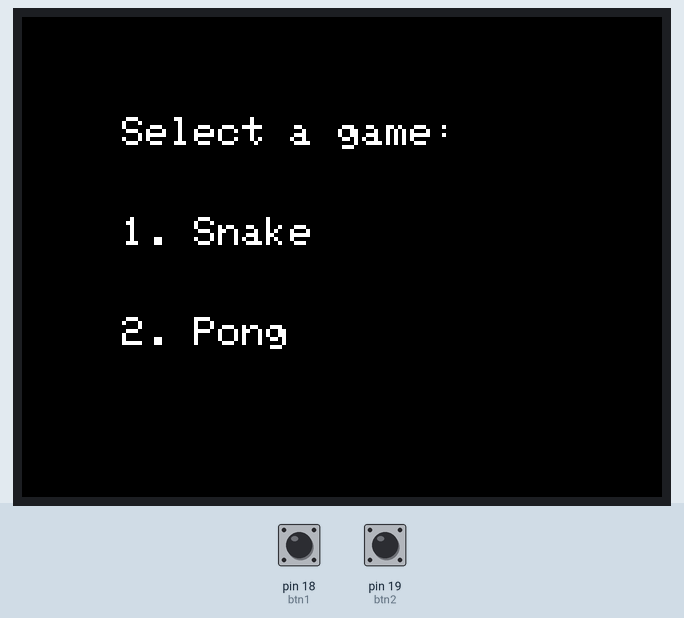
The sketch below on a simulated Arduino Mega 2560, built with avr-gcc and run on an emulated ATmega2560. Shown: 320×240 colour display. The test bench sets the inputs (shaded band); at power-on: pin 18 (btn1) LOW, pin 19 (btn2) LOW. Random numbers use the default seed unless the sketch sets one.

Above: at 5.0 s.
5.1 s: pin 18 (btn1) pulled HIGH for 0.15 s
5.8 s: pin 19 (btn2) pulled HIGH for 0.15 s
6.5 s: pin 18 (btn1) pulled HIGH for 1 s
8.1 s: pin 19 (btn2) pulled HIGH for 1 s
At 11.0 s:
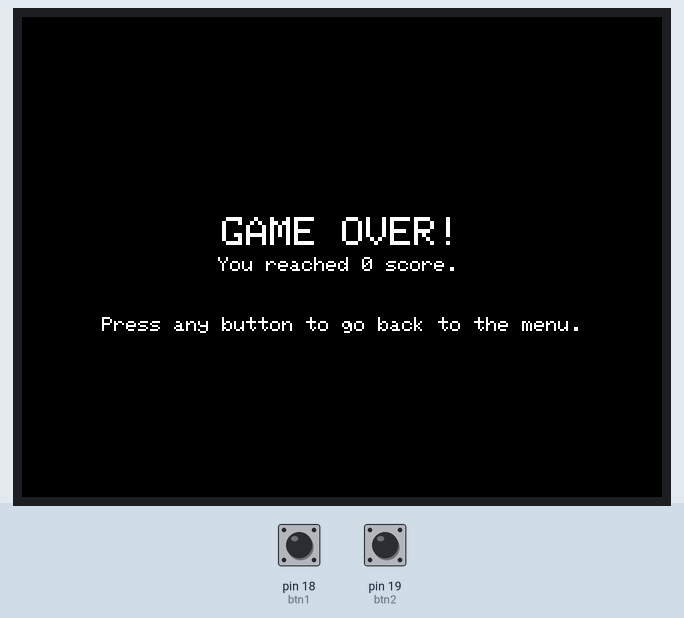
11.3 s: pin 18 (btn1) pulled HIGH for 0.15 s
13.8 s: pin 19 (btn2) pulled HIGH for 0.15 s
At 15.4 s:
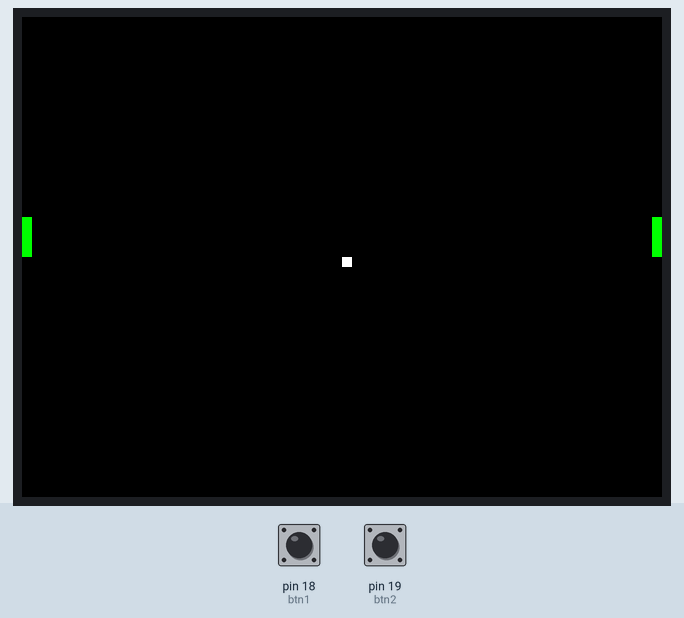
At 28.9 s:
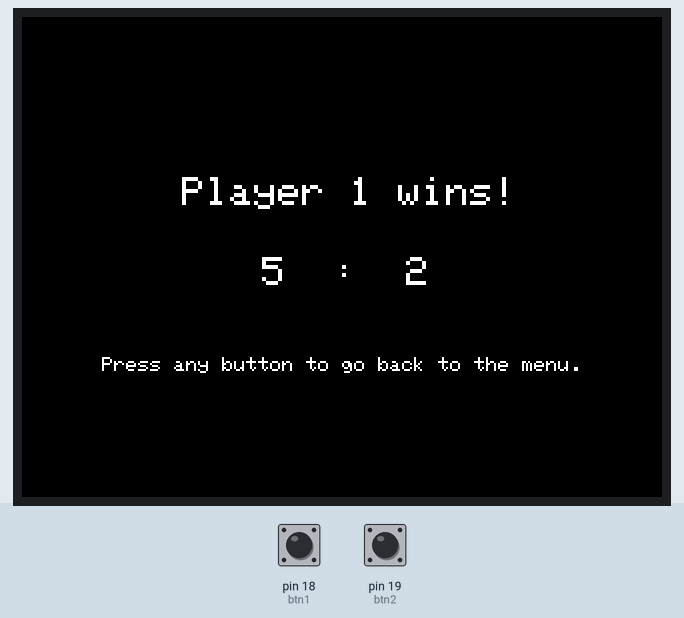
Timing chart, 0 to 29.2 s (numbered marks = the images above; inputs shaded):
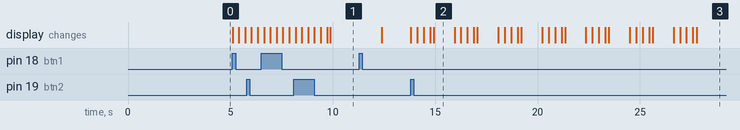

The sketch:

ZavProj.ino
```cpp
#include "SPI.h"
#include "Adafruit_GFX.h"
#include "Adafruit_ILI9341.h"

#define TFT_DC 48
#define TFT_CS 46
#define TFT_MOSI 49
#define TFT_CLK 50
#define TFT_RST 47
#define TFT_MISO 51
const int btn1 = 18;
const int btn2 = 19;
const int screenWidth = 320;
const int screenHeight = 240;
volatile int btn1state = 0;
volatile int btn2state = 0;
unsigned long lastDebounceTimeBtn1 = 0;
unsigned long lastDebounceTimeBtn2 = 0;
unsigned long debounceDelay = 200;
int snakeScore = 0;
int player1Score = 0;
int player2Score = 0;

Adafruit_ILI9341 TFT = Adafruit_ILI9341(TFT_CS, TFT_DC, TFT_MOSI, TFT_CLK, TFT_RST, TFT_MISO);


void button1_ISR() {
  if (millis() - lastDebounceTimeBtn1 > debounceDelay && digitalRead(btn1) == HIGH) {
    btn1state = HIGH;
    lastDebounceTimeBtn1 = millis();
  }
}

void button2_ISR() {
  if (millis() - lastDebounceTimeBtn2 > debounceDelay && digitalRead(btn2) == HIGH) {
    btn2state = HIGH;
    lastDebounceTimeBtn2 = millis();
  }
}

void setup() {
  Serial.begin(9600);
  pinMode(btn1, INPUT);
  pinMode(btn2, INPUT);

  attachInterrupt(digitalPinToInterrupt(btn1), button1_ISR, RISING);
  attachInterrupt(digitalPinToInterrupt(btn2), button2_ISR, RISING);

  randomSeed(analogRead(0));
  TFT.begin();
  TFT.setRotation(1);
  menu_start();
}

void loop() {

}

void menu_start() {
  TFT.fillScreen(ILI9341_BLACK);
  TFT.setTextColor(ILI9341_WHITE);
  TFT.setTextSize(2);

  TFT.setCursor(50, 50);
  TFT.println("Select a game:");
  TFT.setCursor(50, 100);
  TFT.println("1. Snake");
  TFT.setCursor(50, 150);
  TFT.println("2. Pong");

  while (true) {
    if (btn1state == HIGH) {
      btn1state = LOW;
      game1_start();
      break;
    }
    if (btn2state == HIGH) {
      btn2state = LOW;
      game2_start();
      break;
    }
  }
}


int snakeX[1000];
int snakeY[1000];
int direction = 1;
int gridSize = 5;
int foodX, foodY;

void game1_start() {
  TFT.setTextColor(ILI9341_BLACK);
  TFT.setCursor(50, 50);
  TFT.println("Select a game:");
  TFT.setCursor(50, 100);
  TFT.println("1. Snake");
  TFT.setCursor(50, 150);
  TFT.println("2. Pong");
  int snakeLength = 3;
  snakeX[0] = 160;
  snakeY[0] = 120;
  snakeX[1] = 150;
  snakeY[1] = 120;
  snakeX[2] = 140;
  snakeY[2] = 120;
  drawFood(snakeLength);
  unsigned long lastDirectionChangeTime = 500;

  while (true) {
    if (btn1state == HIGH && (millis() - lastDirectionChangeTime) > debounceDelay) {
      if(direction < 4){direction += 1;}
      else{direction = 1;}
      lastDirectionChangeTime = millis();
      btn1state = LOW;
    }

    if (btn2state == HIGH && (millis() - lastDirectionChangeTime) > debounceDelay) {
      if(direction > 1){direction -= 1;}
      else{direction = 4;}
      lastDirectionChangeTime = millis();
      btn2state = LOW;
    }

    moveSnake(snakeLength);

    if (checkCollision(snakeLength)) {
      gameOver(1, snakeLength);
      return;
    }

    snakeLength = checkFoodEaten(snakeLength);
    drawSnake(snakeLength);
    delay(20);
  }
}

void moveSnake(int snakeLength) {

  TFT.fillRect(snakeX[snakeLength - 1], snakeY[snakeLength - 1], gridSize, gridSize, ILI9341_BLACK);

  for (int i = snakeLength - 1; i > 0; i--) {
    snakeX[i] = snakeX[i - 1];
    snakeY[i] = snakeY[i - 1];
  }
  switch (direction) {
    case 1:
      snakeX[0]++;
      break;
    case 2:
      snakeY[0]++;
      break;
    case 3:
      snakeX[0]--;
      break;
    case 4:
      snakeY[0]--;
      break;
  }


}

void drawSnake(int snakeLength) {
  for (int i = 0; i < snakeLength; i++) {
    TFT.fillRect(snakeX[i], snakeY[i], gridSize, gridSize, ILI9341_GREEN);
  }
}

int checkFoodEaten(int snakeLength) {
  if (abs(snakeX[0] - foodX) <= gridSize && abs(snakeY[0] - foodY) <= gridSize) {
    snakeLength += 5;
    snakeScore += 10;
    TFT.fillRect(foodX, foodY, gridSize, gridSize, ILI9341_BLACK);
    drawFood(snakeLength);

    for (int i = snakeLength - 1; i >= snakeLength - 5; i--) {
      snakeX[i] = snakeX[snakeLength - 6];
      snakeY[i] = snakeY[snakeLength - 6];
    }
  }
  return snakeLength;
}

bool checkCollision(int snakeLength) {
  if (snakeX[0] < 0 || snakeX[0] + gridSize > screenWidth || snakeY[0] < 0 || snakeY[0] + gridSize > screenHeight) {
    return true;
  }

  for (int i = 1; i < snakeLength; i++) {
    if (snakeX[0] == snakeX[i] && snakeY[0] == snakeY[i]) {
      return true;
    }
  }

  return false;
}

void gameOver(int game, int snakeLength) {
  TFT.setTextSize(2);
  TFT.setCursor(100, 100);
  TFT.setTextColor(ILI9341_WHITE);
  switch(game){
    case 1:
      for (int i = 0; i < snakeLength; i++) {
        TFT.fillRect(snakeX[i], snakeY[i], gridSize, gridSize, ILI9341_BLACK);
      }
      TFT.fillRect(foodX, foodY, gridSize, gridSize, ILI9341_BLACK);
      TFT.println("GAME OVER!");
      TFT.setTextSize(1);
      TFT.setCursor(98, 120);
      TFT.print("You reached ");
      TFT.print(snakeScore);
      TFT.print(" score.");
      TFT.setCursor(40, 150);
      TFT.println("Press any button to go back to the menu.");
      break;
    case 2:
      TFT.setCursor(80, 80);
      TFT.print("Player ");
      TFT.print((player1Score > player2Score) ? "1" : "2");
      TFT.println(" wins!");
      TFT.setCursor(120, 120);
      TFT.print(player1Score);
      TFT.print("  :  ");
      TFT.print(player2Score);
      TFT.setTextSize(1);
      TFT.setCursor(40, 170);
      TFT.println("Press any button to go back to the menu.");
      break;
    default:
      TFT.fillScreen(ILI9341_RED);
      TFT.println("!!ERROR!!");
      break;
  }

  while (true) {
    if (btn1state == HIGH || btn2state == HIGH) {
      delay(1000);
      snakeScore = 0;
      player1Score = 0;
      player2Score = 0;
      btn1state = LOW;
      btn2state = LOW;
      menu_start();
      break;
    }
  }
}

void drawFood(int snakeLength) {
  bool validFood = false;
  while (!validFood) {
    foodX = random(0, screenWidth / gridSize) * gridSize;
    foodY = random(0, screenHeight / gridSize) * gridSize;

    validFood = true;
    for (int i = 0; i < snakeLength; i++) {
      if (snakeX[i] == foodX && snakeY[i] == foodY) {
        validFood = false;
        break;
      }
    }
  }
  TFT.fillRect(foodX, foodY, gridSize, gridSize, ILI9341_RED);
}


int ballSpeedX = (random(0,2)) ? 3 : -3;
int ballSpeedY = (random(0,2)) ? random(-1,-5) : random(1, 5);
int paddleWidth = 5;
int paddleHeight = 20;
int ballSize = 5;
int ballX = 160;
int ballY = 120;
int paddle1Y = 100;
int paddle2Y = 100;
bool paddle1DirectionUp = true;
bool paddle2DirectionUp = true;

void game2_start() {
  TFT.setTextColor(ILI9341_BLACK);
  TFT.setCursor(50, 50);
  TFT.println("Select a game:");
  TFT.setCursor(50, 100);
  TFT.println("1. Snake");
  TFT.setCursor(50, 150);
  TFT.println("2. Pong");

  int paddle1T, paddle2T;

  while (true) {
    if (btn2state == HIGH) {
      paddle1DirectionUp = !paddle1DirectionUp;
      delay(10);
      btn2state = LOW;
    }

    if (btn1state == HIGH) {
      paddle2DirectionUp = !paddle2DirectionUp;
      delay(10);
      btn1state = LOW;
    }

    paddle1T = paddle1Y;
    if (paddle1DirectionUp && paddle1Y > 0) {
      paddle1Y -= 3;
    } else if (!paddle1DirectionUp && paddle1Y < screenHeight - paddleHeight) {
      paddle1Y += 3;
    }

    paddle2T = paddle2Y;

    if (paddle2DirectionUp && paddle2Y > 0) {
      paddle2Y -= 3;
    } else if (!paddle2DirectionUp && paddle2Y < screenHeight - paddleHeight) {
      paddle2Y += 3;
    }
    moveBall(paddle1T, paddle2T);
    drawPaddles(paddle1T,paddle2T);
    delay(20);
  }
}

void moveBall(int paddle1T, int paddle2T) {
  TFT.fillRect(ballX, ballY, ballSize, ballSize, ILI9341_BLACK);

  ballX += ballSpeedX;
  ballY += ballSpeedY;

  if (ballSpeedY == 0){
    ballSpeedY = (random(0,2)) ? random(-1,-5) : random(1, 5);
  }

  if (ballY <= 0) {
    ballSpeedY = -ballSpeedY;
    ballY = 1;
  }

  if(ballY + ballSize >= screenHeight){
    ballSpeedY = -ballSpeedY;
    ballY = screenHeight - ballSize;
  }

  if (ballX <= paddleWidth && ballY >= paddle1Y && ballY <= paddle1Y + paddleHeight) {
    ballSpeedX = -ballSpeedX;
    ballSpeedY += random(-5, 5);
    ballX += 2;
  }

  if (ballX >= screenWidth - ballSize - paddleWidth && ballY >= paddle2Y && ballY <= paddle2Y + paddleHeight) {
    ballSpeedX = -ballSpeedX;
    ballSpeedY += random(-5, 5);
    ballX -= 2;
  }

  if (ballX <= 0) {
    player2Score++;

    if(player2Score>=5){
      TFT.fillRect(0, paddle1Y-40, paddleWidth, paddleHeight+40, ILI9341_BLACK);
      TFT.fillRect(screenWidth - paddleWidth, paddle2Y-40, paddleWidth, paddleHeight+40, ILI9341_BLACK);
      TFT.fillRect(ballX, ballY, ballSize, ballSize, ILI9341_BLACK);
      gameOver(2,0);
    }
    else{
    resetGame(paddle1Y, paddle2Y);
    }
  }

  if (ballX >= screenWidth) {
    player1Score++;
    if(player1Score>=5){
      TFT.fillRect(0, paddle1Y-40, paddleWidth, paddleHeight+40, ILI9341_BLACK);
      TFT.fillRect(screenWidth - paddleWidth, paddle2Y-40, paddleWidth, paddleHeight+40, ILI9341_BLACK);
      TFT.fillRect(ballX, ballY, ballSize, ballSize, ILI9341_BLACK);
      gameOver(2,0);
    }
    else{
    resetGame(paddle1Y, paddle2Y);
    }
  }
  drawBall();
}

void resetGame(int paddle1T,int paddle2T){
    ballX = 160;
    ballY = 120;
    ballSpeedX = (random(0,2)) ? 3 : -3;
    ballSpeedY = (random(0,2)) ? random(-1,-4) : random(1, 4);
    paddle1Y = 100;
    paddle2Y = 100;
    TFT.fillRect(0, 0, paddleWidth, screenHeight, ILI9341_BLACK);
    TFT.fillRect(screenWidth - paddleWidth, 0, paddleWidth, screenHeight, ILI9341_BLACK);

    TFT.fillRect(0, paddle1Y, paddleWidth, paddleHeight, ILI9341_GREEN);
    TFT.fillRect(screenWidth - paddleWidth, paddle2Y, paddleWidth, paddleHeight, ILI9341_GREEN);
    drawBall();
    delay(1000);
}

void drawPaddles(int paddle1T,int paddle2T) {

    TFT.fillRect(0, paddle1T, paddleWidth, paddleHeight, ILI9341_BLACK);
    TFT.fillRect(screenWidth - paddleWidth, paddle2T, paddleWidth, paddleHeight, ILI9341_BLACK);


    TFT.fillRect(0, paddle1Y, paddleWidth, paddleHeight, ILI9341_GREEN);
    TFT.fillRect(screenWidth - paddleWidth, paddle2Y, paddleWidth, paddleHeight, ILI9341_GREEN);
}


void drawBall() {
  TFT.fillRect(ballX, ballY, ballSize, ballSize, ILI9341_WHITE);
}
```

Measured:
- after the input at 13.8 s, the display: first changes at once (image 2 shows a later state)
- what the display in image 2 shows lasts 1.0 s, from 14.9 s to 15.9 s
